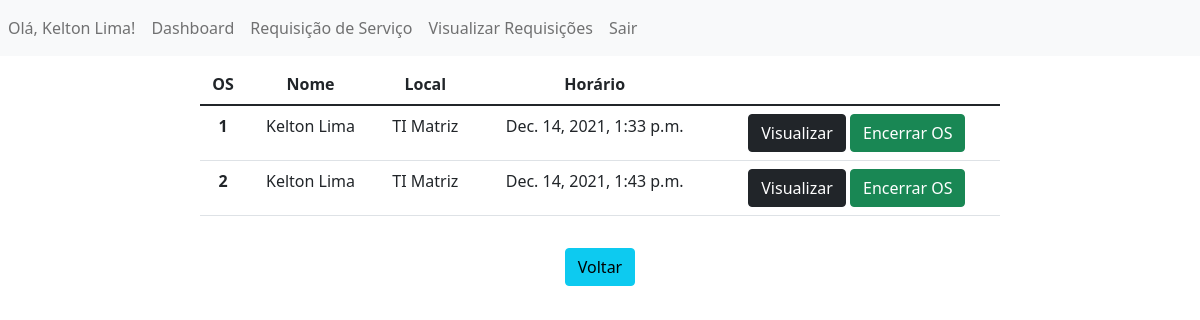
Screenshot of /lista/ (signed in) with the database file from the repository.
### users/models.py (models this page shows)
class User(AbstractUser):
    tecnico = models.BooleanField(null=True, blank=True)

### app_osrm/models.py (models this page shows)
class InserirDados(models.Model):
    nome = models.ForeignKey(User,on_delete=models.CASCADE)
    placa_patrimonio = models.IntegerField(blank=True)
    local = models.CharField(max_length=100)
    problema = models.TextField(max_length=300)
    horarioInsercao = models.DateTimeField(default=datetime.datetime.now, blank=True)

### app_osrm/views.py (the view)
# urls.py: path('lista/', lista, name="lista"),
def lista(request):
    data = {}
    data['db'] = InserirDados.objects.all()
    return render(request, 'lista.html', data)

### templates/lista.html (shortened to what this page needs)
<!DOCTYPE html>
<html lang="pt-br">
<head>
    <link href="https://cdn.jsdelivr.net/npm/bootstrap@5.1.3/dist/css/bootstrap.min.css" rel="stylesheet">
</head>
<body>
    <nav class="navbar navbar-expand-lg navbar-light bg-light">
        <div class="collapse navbar-collapse" id="navbarSupportedContent">
          <ul class="navbar-nav mr-auto">
            {% if user.is_authenticated %}
            <li class="nav-item active">
                <a class="nav-link">Olá, {{ user.username }}!</a>
            </li>
            <li class="nav-item active">
                <a class="nav-link" href="{% url 'dashboard' %}">Dashboard</a>
            </li>
            <li class="nav-item active">
                <a class="nav-link" href="{% url 'form' %}">Requisição de Serviço</a>
            </li>
            <li class="nav-item active">
                <a class="nav-link" href="{% url 'lista' %}">Visualizar Requisições</a>
            </li>
            <li class="nav-item active">
                <a class="nav-link" href="{% url 'logout' %}">Sair</a>
            </li>
            {% endif %}
          </ul>
        </div>
    </nav>
    <div class="col-8 m-auto pt-2 pb-2 text-center">
        <table class="table">
            <thead class="thead-dark">
                <tr>
                    <th scope="col">OS</th>
                    <th scope="col">Nome</th>
                    <th scope="col">Local</th>
                    <th scope="col">Horário</th>
                </tr>
            </thead>
            <tbody>
                {% for dbs in db %}
                    <tr>
                        <th scope="row">{{dbs.id}}</th>
                        <td>{{dbs.nome}}</td>
                        <td>{{dbs.local}}</td>
                        <td>{{dbs.horarioInsercao}}</td>
                        <td>
                            <a href="/view/{{dbs.id}}" class="btn btn-dark">Visualizar</a>
                            <a href="/view/{{dbs.id}}" class="btn btn-success">Encerrar OS</a>
                        </td>
                    </tr>
                {% endfor %}
            </tbody>
        </table>
</div>
<div class="col-8 m-auto pt-2 pb-2 text-center">
    <a href="/" class="btn btn-info">Voltar</a>
</div>
</body>
</html>

### rows the page displays
User: username "Kelton Lima"
InserirDados: id "1", nome "Kelton Lima", local "TI Matriz", horarioInsercao "Dec. 14, 2021, 1:33 p.m."
InserirDados: id "2", nome "Kelton Lima", local "TI Matriz", horarioInsercao "Dec. 14, 2021, 1:43 p.m."
